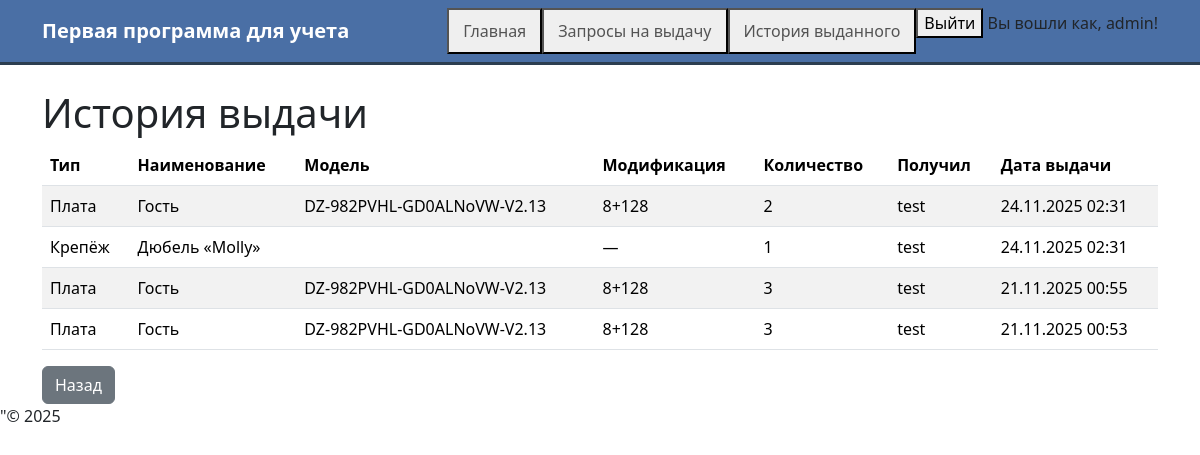
/history_admin (signed in), run on the app's committed database.
### inventory/models.py (models this page shows, shortened)
class Issue(models.Model):
    consumable = models.ForeignKey(Consumable, on_delete=models.CASCADE,null=True,blank=True, verbose_name="Платы")
    fastener = models.ForeignKey(Fasteners, on_delete=models.CASCADE,null=True,blank=True)
    issued_to = models.ForeignKey(User, on_delete=models.CASCADE, verbose_name="Получил")
    quantity = models.PositiveIntegerField("Количество")
    issued_at = models.DateTimeField("Выдан", auto_now_add=True)
    issued_by = models.ForeignKey(User, on_delete=models.SET_NULL, null=True, blank=True, related_name='issues_made_by_user', verbose_name="Кто выдал")
    def get_item(self):
        return self.consumable or self.fastener
    class Meta:
        verbose_name = "Выдача"
        verbose_name_plural = "Выдачи"
        ordering = ['-issued_at']  # новые выдачи сверху

class Consumable(models.Model):
    model = models.CharField("Модель", max_length=100, blank=True)
    name = models.CharField("Имя", max_length=100)
    modification = models.CharField("Модификация", max_length=10, blank=True)
    quantity = models.PositiveIntegerField("Количество")
    description = models.TextField(blank=True, null=True)
    image = models.ImageField("Картинка", upload_to='consumables/', blank=True, null=True)
    class Meta:
        verbose_name="Запчасть для ремонта" # Задаёт человекочитаемое название модели в единственном числе(админка)
        verbose_name_plural="Запчасти для ремонта" #Задаёт человекочитаемое название модели в множественном числе(админка)
        ordering = ['name']

class Fasteners(models.Model):
    name=models.CharField("Наименование",max_length=100)
    quantity=models.PositiveIntegerField("Количество")
    min_quantity=models.PositiveIntegerField("Минимальный остаток")
    link=models.URLField("Ссылка на закуп")
    image = models.ImageField("Картинка", upload_to='fasteners/', blank=True, null=True)
    description = models.TextField(blank=True, null=True)
    class Meta:
        verbose_name = "Крепёж"
        verbose_name_plural="Крепежи"
        ordering = ['name']

### inventory/views.py (the view)
# urls.py: path('history_admin' , views.history_admin, name='history_admin'), # путь вывода всех историй пользователей, который видит только админ
@login_required
def history_admin(request):
    if not request.user.is_staff:
        return redirect('section_selection')  # или 403
    history_list = Issue.objects.all().order_by('-issued_at')  # все выдачи, не только текущего юзера
    return render(request, 'inventory/history.html', {
        'history_list': history_list
    })

### inventory/templates/inventory/history.html (shortened to what this page needs)
{% extends "inventory/base.html" %}
{% block content %}
  <h1>История выдачи</h1>
  {% if history_list %}
    <table class="table table-striped">
      <thead>
        <tr>
          <th>Тип</th>
          <th>Наименование</th>
          <th>Модель</th>
          <th>Модификация</th>
          <th>Количество</th>
          <th>Получил</th>
          <th>Дата выдачи</th>
        </tr>
      </thead>
      <tbody>
        {% for item in history_list %}
          {% with real_item=item.get_item %}
          <tr>
            <td>
              {% if item.consumable %}Плата{% else %}Крепёж{% endif %}
            </td>
            <td>{{ real_item.name }}</td>
            <td>
              {% if item.consumable %}
                {{ real_item.model|default:"—" }}
              {% endif %}
            </td>
            <td>
              {% if item.consumable %}
                {{ real_item.modification|default:"—" }}
              {% else %}
                —
              {% endif %}
            </td>
            <td>{{ item.quantity }}</td>
            <td>{{ item.issued_to.username }}</td>
            <td>{{ item.issued_at|date:"d.m.Y H:i" }}</td>
          </tr>
          {% endwith %}
        {% endfor %}
      </tbody>
    </table>
  {% else %}
    <p class="text-muted">У вас ещё не было выдач.</p>
  {% endif %}
  <a href="{% url 'section_selection' %}" class="btn btn-secondary">Назад</a>
{% endblock %}

### inventory/templates/inventory/base.html (shortened to what this page needs)
<!DOCTYPE html>
<html lang="ru">
<head>
    <link href="https://cdn.jsdelivr.net/npm/bootstrap@5.3.3/dist/css/bootstrap.min.css" rel="stylesheet">
    {% load static %}
    <link rel="stylesheet" type="text/css" href="{% static 'css/custom.css' %}">
</head>
<body>
    <nav class="navbar navbar-expand-lg navbar-light my-custom-navbar">
        <div class="container">
            <a class="navbar-brand" href="{% url 'section_selection' %}">Первая программа для учета</a>
            <div class="navbar-nav">
                {% if user.is_authenticated %}
                <button type="submit"> <a class="nav-link" href="{% url 'section_selection' %}">Главная</a></button>
                {% endif %}
                {% if user.is_staff %}
                <button type="submit"> <a class="nav-link" href="{% url 'issue_requests' %}">Запросы на выдачу  </a></button>
                {% endif %}
                {% if user.is_staff %}
                <button type="submit">    <a class="nav-link" href="{% url 'history_admin' %}">История выданного</a> </button>
                {% endif %}
                    {% if user.is_authenticated %}
                  <form method="post" action="{% url 'logout' %}">
                    <button type="submit">Выйти</button>
                      <span>Вы вошли как, {{ user.username }}!</span>
                  </form>
                    {% else %}
                <button type="submit"> <a href="{% url 'login' %}">Войти</a> </button>
                {% endif %}
            </div>
        </div>
    </nav>
    <div class="container mt-4">
        {% block content %}
        {% endblock %}
    </div>
</body>
</html>
<footer>"© 2025
</footer>

### static/css/custom.css (style rules this page uses)
.my-custom-navbar { background-color: #4a6fa5 !important; border-bottom: 3px solid #2c3e50; }
.my-custom-navbar .navbar-brand { color: white !important; font-weight: bold; }

### data on the page
Issue: shows "Плата", get_item.name "Гость", get_item.model "DZ-982PVHL-GD0ALNoVW-V2.13", get_item.modification "8+128", quantity "2", issued_to.username "test", issued_at "24.11.2025 02:31"
Issue: shows "Крепёж", get_item.name "Дюбель «Molly»", quantity "1", issued_to.username "test", issued_at "24.11.2025 02:31"
Issue: shows "Плата", get_item.name "Гость", get_item.model "DZ-982PVHL-GD0ALNoVW-V2.13", get_item.modification "8+128", quantity "3", issued_to.username "test", issued_at "21.11.2025 00:55"
Issue: shows "Плата", get_item.name "Гость", get_item.model "DZ-982PVHL-GD0ALNoVW-V2.13", get_item.modification "8+128", quantity "3", issued_to.username "test", issued_at "21.11.2025 00:53"

### other printed values
{{ user.username }} "admin"
